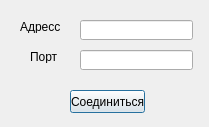
<?xml version="1.0" encoding="UTF-8"?>
<ui version="4.0">
 <class>Client</class>
 <widget class="QDialog" name="Client">
  <property name="geometry">
   <rect>
    <x>0</x>
    <y>0</y>
    <width>209</width>
    <height>127</height>
   </rect>
  </property>
  <property name="windowTitle">
   <string>Клиент</string>
  </property>
  <widget class="QLineEdit" name="hostLineEdit">
   <property name="geometry">
    <rect>
     <x>80</x>
     <y>20</y>
     <width>113</width>
     <height>20</height>
    </rect>
   </property>
  </widget>
  <widget class="QLineEdit" name="portLineEdit">
   <property name="geometry">
    <rect>
     <x>80</x>
     <y>50</y>
     <width>113</width>
     <height>20</height>
    </rect>
   </property>
  </widget>
  <widget class="QPushButton" name="pushButton">
   <property name="geometry">
    <rect>
     <x>70</x>
     <y>90</y>
     <width>75</width>
     <height>23</height>
    </rect>
   </property>
   <property name="text">
    <string>Соединиться</string>
   </property>
  </widget>
  <widget class="QLabel" name="label">
   <property name="geometry">
    <rect>
     <x>20</x>
     <y>20</y>
     <width>46</width>
     <height>13</height>
    </rect>
   </property>
   <property name="text">
    <string>Адресс</string>
   </property>
  </widget>
  <widget class="QLabel" name="label_2">
   <property name="geometry">
    <rect>
     <x>30</x>
     <y>50</y>
     <width>46</width>
     <height>13</height>
    </rect>
   </property>
   <property name="text">
    <string>Порт</string>
   </property>
  </widget>
 </widget>
 <resources/>
 <connections/>
</ui>
